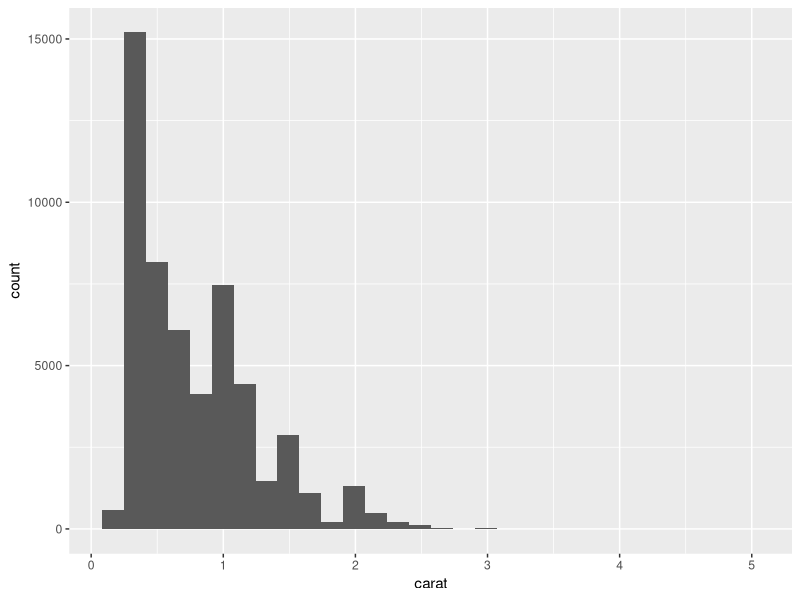
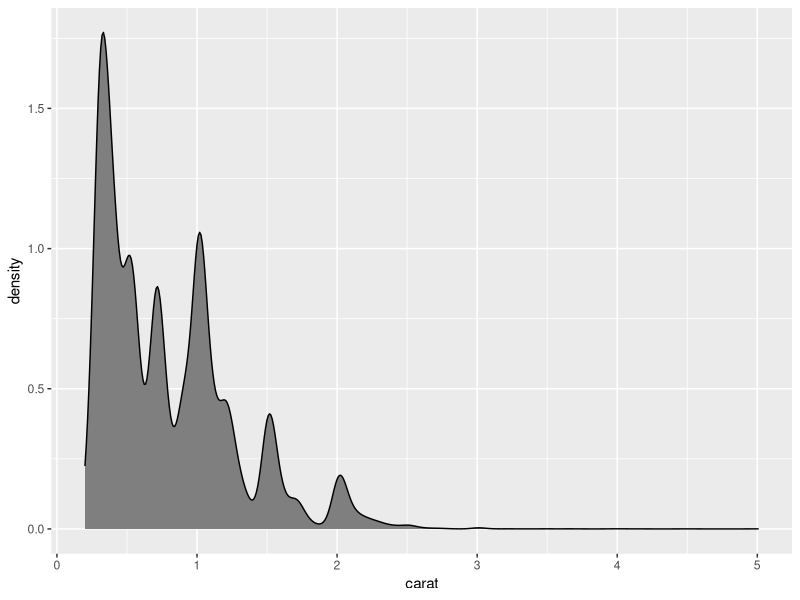
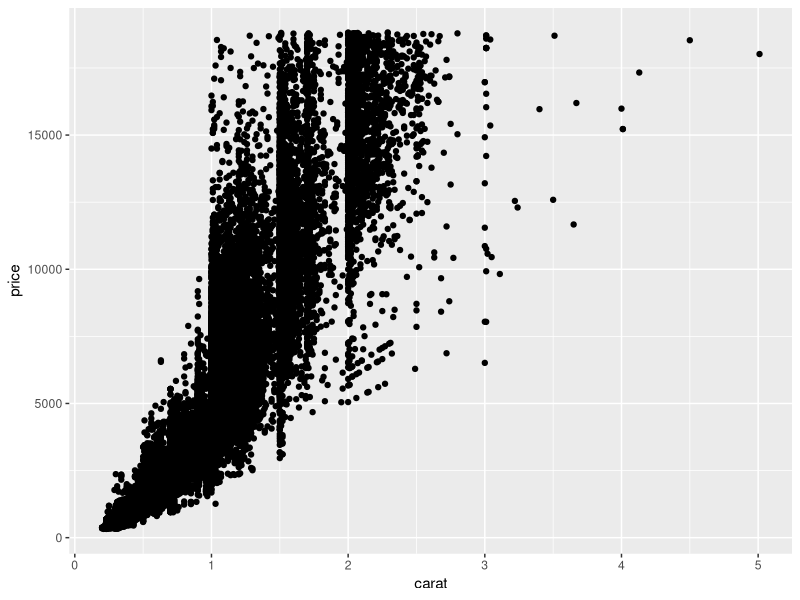

Here is the R script that generated these plots, in order: (Note: this script raises an error after producing the figures.)
library(ggplot2)
data(diamonds)
head(diamonds)

ggplot(diamonds,aes(x=carat))+
         geom_histogram()

ggplot(diamonds)+
  geom_density(aes(x=carat),
  fill="gray50")
      
ggplot(diamonds)+
  aes(x=carat, y=price)+
  geom_point()

g<-ggplot(diamonds,
  aes(x=carat, y=price))
g+geom_point(aes)

g<-ggplot(diamonds,
          aes(x=carat, y=price))
g + geom_point(aes(color=color))+facet_wrap(~ color) 

g<-ggplot(diamonds,
          aes(x=carat, y=price))
g + geom_point(aes(color=clarity))+facet_wrap(~ color) 

g<-ggplot(diamonds,
          aes(x=carat, y=price))
g + geom_point(aes(color=color))+facet_grid(cut ~ clarity) 

g<-ggplot(diamonds,
          aes(x=carat, y=price))
g + geom_point(aes(color=clarity))+facet_grid(cut ~ clarity) 

